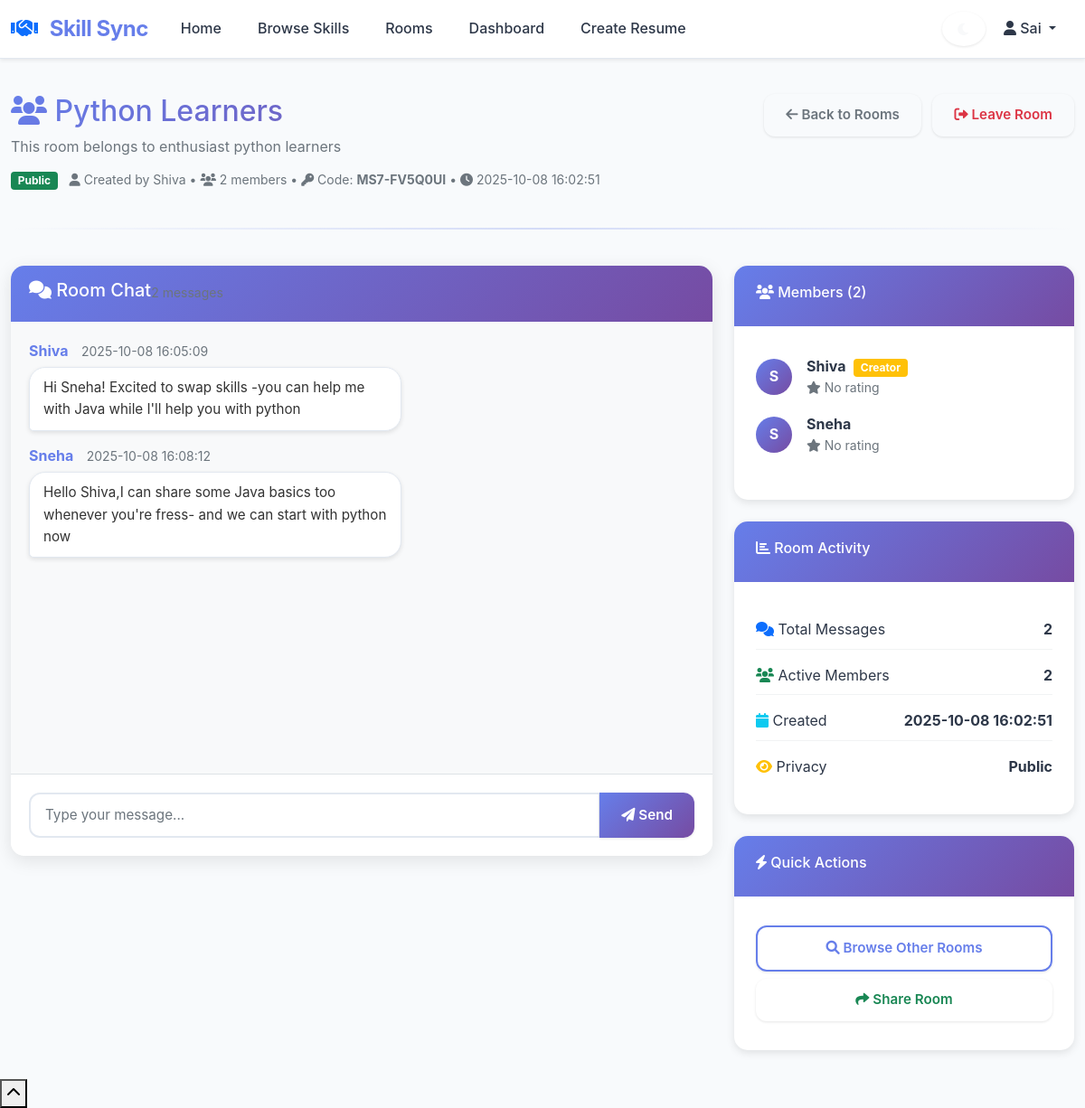
Page /room/1 (signed in) on the committed database.
### tables this page shows
CREATE TABLE rooms (
            id INTEGER PRIMARY KEY AUTOINCREMENT,
            name TEXT NOT NULL,
            description TEXT,
            creator_id INTEGER,
            is_public INTEGER DEFAULT 1,
            room_code TEXT UNIQUE NOT NULL,
            created_at TIMESTAMP DEFAULT CURRENT_TIMESTAMP,
            FOREIGN KEY (creator_id) REFERENCES users (id)
        );

CREATE TABLE users (
            id INTEGER PRIMARY KEY AUTOINCREMENT,
            username TEXT UNIQUE NOT NULL,
            email TEXT UNIQUE NOT NULL,
            password_hash TEXT NOT NULL,
            name TEXT NOT NULL,
            location TEXT,
            profile_photo TEXT,
            is_public INTEGER DEFAULT 1,
            availability TEXT,
            is_admin INTEGER DEFAULT 0,
            is_banned INTEGER DEFAULT 0,
            created_at TIMESTAMP DEFAULT CURRENT_TIMESTAMP
        );

CREATE TABLE room_messages (
            id INTEGER PRIMARY KEY AUTOINCREMENT,
            room_id INTEGER,
            user_id INTEGER,
            message TEXT NOT NULL,
            created_at TIMESTAMP DEFAULT CURRENT_TIMESTAMP,
            FOREIGN KEY (room_id) REFERENCES rooms (id),
            FOREIGN KEY (user_id) REFERENCES users (id)
        );

CREATE TABLE room_members (
            id INTEGER PRIMARY KEY AUTOINCREMENT,
            room_id INTEGER,
            user_id INTEGER,
            joined_at TIMESTAMP DEFAULT CURRENT_TIMESTAMP,
            FOREIGN KEY (room_id) REFERENCES rooms (id),
            FOREIGN KEY (user_id) REFERENCES users (id),
            UNIQUE(room_id, user_id)
        );

### app.py (the view)
@app.route('/room/<int:room_id>')
def room_detail(room_id):
    if 'user_id' not in session:
        return redirect(url_for('login'))
    conn = get_db_connection()
    room = conn.execute('''
        SELECT r.*, u.name as creator_name,
               (SELECT COUNT(*) FROM room_members WHERE room_id = r.id) as member_count
        FROM rooms r
        JOIN users u ON r.creator_id = u.id
        WHERE r.id = ?
    ''', (room_id,)).fetchone()
    if not room:
        flash('Room not found!')
        conn.close()
        return redirect(url_for('rooms'))
    is_member = conn.execute('''
        SELECT id FROM room_members WHERE room_id = ? AND user_id = ?
    ''', (room_id, session['user_id'])).fetchone()
    if not is_member and not room['is_public']:
        flash('Access denied to this private room!')
        conn.close()
        return redirect(url_for('rooms'))
    messages = conn.execute('''
        SELECT rm.*, u.name, u.profile_photo
        FROM room_messages rm
        JOIN users u ON rm.user_id = u.id
        WHERE rm.room_id = ?
        ORDER BY rm.created_at ASC
    ''', (room_id,)).fetchall()
    members = conn.execute('''
        SELECT u.id, u.name, u.username, u.profile_photo, rm.joined_at,
               (SELECT AVG(rating) FROM ratings WHERE rated_id = u.id) as rating
        FROM room_members rm
        JOIN users u ON rm.user_id = u.id
        WHERE rm.room_id = ?
        ORDER BY rm.joined_at ASC
    ''', (room_id,)).fetchall()
    conn.close()
    return render_template('room_detail.html', room=room, messages=messages,
                         members=members, is_member=is_member)

### app.py (called while the page is built)
def get_db_connection():
    conn = sqlite3.connect('skillswap.db')
    conn.row_factory = sqlite3.Row
    return conn

### templates/room_detail.html (shortened to what this page needs)
{% extends "base.html" %}
{% block content %}
<div class="row">
    <div class="col-md-12">
        <div class="room-header">
            <div class="d-flex justify-content-between align-items-start">
                <div>
                    <h2 class="gradient-text">
                        <i class="fas fa-{{ 'lock' if not room.is_public else 'users' }}"></i>
                        {{ room.name }}
                    </h2>
                    <p class="text-muted mb-2">{{ room.description or 'No description available' }}</p>
                    <div class="room-info">
                        <span class="badge bg-{{ 'success' if room.is_public else 'secondary' }} me-2">
                            {{ 'Public' if room.is_public else 'Private' }}
                        </span>                    <small class="text-muted">
                        <i class="fas fa-user"></i> Created by {{ room.creator_name }} •
                        <i class="fas fa-users"></i> {{ room.member_count }} members •
                        <i class="fas fa-key"></i> Code: <strong>{{ room.room_code }}</strong> •
                        <i class="fas fa-clock"></i> {{ room.created_at }}
                    </small>
                    </div>
                </div>
                <div class="room-actions">
                    <a href="{{ url_for('rooms') }}" class="btn btn-outline-secondary">
                        <i class="fas fa-arrow-left"></i> Back to Rooms
                    </a>
                    {% if room.creator_id == session.user_id %}
                        <button class="btn btn-outline-danger ms-2" data-bs-toggle="modal" data-bs-target="#deleteRoomModal">
                            <i class="fas fa-trash"></i> Delete Room
                        </button>
                    {% else %}
                        <a href="{{ url_for('leave_room', room_id=room.id) }}" class="btn btn-outline-danger ms-2"
                           onclick="return confirm('Are you sure you want to leave this room?')">
                            <i class="fas fa-sign-out-alt"></i> Leave Room
                        </a>
                    {% endif %}
                </div>
            </div>
        </div>
        <hr class="stylish-hr">
    </div>
</div>
<div class="row">
    <div class="col-lg-8">
        <div class="chat-container">
            <div class="chat-header">
                <h5><i class="fas fa-comments"></i> Room Chat</h5>
                <small class="text-muted">{{ messages|length }} messages</small>
            </div>
            <div class="chat-messages" id="chatMessages">
                {% if messages %}
                    {% for message in messages %}
                        <div class="message-item {{ 'own-message' if message.user_id == session.user_id else 'other-message' }}">
                            <div class="message-header">
                                <strong class="username">{{ message.name }}</strong>
                                <small class="timestamp">{{ message.created_at }}</small>
                            </div>
                            <div class="message-content">
                                {{ message.message }}
                            </div>
                        </div>
                    {% endfor %}
                {% else %}
                    <div class="empty-chat text-center py-5">
                        <i class="fas fa-comments fa-3x text-muted mb-3"></i>
                        <h5 class="text-muted">No messages yet</h5>
                        <p class="text-muted">Start the conversation and share your knowledge!</p>
                    </div>
                {% endif %}
            </div>
            <div class="chat-input">
                <form action="{{ url_for('send_message', room_id=room.id) }}" method="POST" id="messageForm">
                    <div class="input-group">
                        <input type="text" class="form-control" name="message" id="messageInput"
                               placeholder="Type your message..." required autocomplete="off">
                        <button type="submit" class="btn btn-primary">
                            <i class="fas fa-paper-plane"></i> Send
                        </button>
                    </div>
                </form>
            </div>
        </div>
    </div>
    <div class="col-lg-4">
        <div class="card mb-4 members-card">
            <div class="card-header">
                <h6><i class="fas fa-users"></i> Members ({{ room.member_count }})</h6>
            </div>
            <div class="card-body">
                {% if members %}
                    {% for member in members %}
                        <div class="member-item d-flex align-items-center mb-3">
                            <div class="member-avatar">
                                {% if member.profile_photo %}
                                    <img src="{{ url_for('static', filename='uploads/' + member.profile_photo) }}"
                                         alt="{{ member.username }}" class="rounded-circle">
                                {% else %}
                                    <div class="avatar-placeholder rounded-circle d-flex align-items-center justify-content-center">
                                        {{ member.username[0].upper() }}
                                    </div>
                                {% endif %}
                            </div>
                            <div class="member-info ms-3">
                                <strong>{{ member.username }}</strong>
                                {% if member.id == room.creator_id %}
                                    <span class="badge bg-warning ms-1">Creator</span>
                                {% endif %}
                                <div class="member-stats small text-muted">
                                    <i class="fas fa-star"></i> {{ member.rating|round(1) if member.rating else 'No rating' }}
                                </div>
                            </div>
                        </div>
                    {% endfor %}
                {% else %}
                    <p class="text-muted text-center">No members found</p>
                {% endif %}
            </div>
        </div>
        <div class="card mb-4 stats-card">
            <div class="card-header">
                <h6><i class="fas fa-chart-bar"></i> Room Activity</h6>
            </div>
            <div class="card-body">
                <div class="stat-row d-flex justify-content-between align-items-center mb-2">
                    <span><i class="fas fa-comments text-primary"></i> Total Messages</span>
                    <strong>{{ messages|length }}</strong>
                </div>
                <div class="stat-row d-flex justify-content-between align-items-center mb-2">
                    <span><i class="fas fa-users text-success"></i> Active Members</span>
                    <strong>{{ members|length }}</strong>
                </div>
                <div class="stat-row d-flex justify-content-between align-items-center mb-2">
                    <span><i class="fas fa-calendar text-info"></i> Created</span>
                    <strong>{{ room.created_at }}</strong>
                </div>
                <div class="stat-row d-flex justify-content-between align-items-center">
                    <span><i class="fas fa-eye text-warning"></i> Privacy</span>
                    <strong>{{ 'Public' if room.is_public else 'Private' }}</strong>
                </div>
            </div>
        </div>
        <div class="card quick-actions-card">
            <div class="card-header">
                <h6><i class="fas fa-bolt"></i> Quick Actions</h6>
            </div>
            <div class="card-body">
                <div class="d-grid gap-2">
                    <a href="{{ url_for('rooms') }}" class="btn btn-outline-primary btn-sm">
                        <i class="fas fa-search"></i> Browse Other Rooms
                    </a>
                    <button class="btn btn-outline-success btn-sm" data-bs-toggle="modal" data-bs-target="#shareRoomModal">
                        <i class="fas fa-share"></i> Share Room
                    </button>
                </div>
            </div>
        </div>
    </div>
</div>
{% endblock %}

### static/css/style.css (style rules this page uses)
:root { --primary: #667eea; --primary-dark: #5a67d8; --primary-light: #a5b4fc; --secondary: #764ba2; --accent: #ffd89b; --success: #10b981; --danger: #ef4444; --warning: #f59e0b; --bg-light: #f8fafc; --bg-white: #ffffff; --bg-dark: #1a1a2e; --text-main: #2d3748; --text-muted: #718096; --text-light: #a0aec0; --border-light: #e2e8f0; --shadow-sm: 0 1px 3px rgba(0, 0, 0, 0.1); --shadow-md: 0 4px 12px rgba(0, 0, 0, 0.1); --shadow-lg: 0 10px 25px rgba(0, 0, 0, 0.15); --radius-sm: 8px; --radius-md: 12px; --radius-lg: 20px; }
body { font-family: 'Inter', 'Segoe UI', -apple-system, BlinkMacSystemFont, sans-serif; background: var(--bg-light); color: var(--text-main); min-height: 100vh; padding-top: 80px; font-size: 1rem; line-height: 1.6; -webkit-font-smoothing: antialiased; -moz-osx-font-smoothing: grayscale; }
.card { border: 1px solid var(--border-light); border-radius: var(--radius-lg); box-shadow: var(--shadow-md); background: var(--bg-white); margin-bottom: 2rem; transition: all 0.3s ease; overflow: hidden; }
.card-header { background: linear-gradient(135deg, var(--primary) 0%, var(--secondary) 100%); color: white; font-weight: 600; border-bottom: none; border-radius: var(--radius-lg) var(--radius-lg) 0 0; font-size: 1.1rem; padding: 1.25rem 1.5rem; }
.card-body { padding: 2rem 1.5rem; }
.btn { border-radius: var(--radius-md); font-weight: 600; padding: 0.75rem 1.5rem; font-size: 0.95rem; transition: all 0.3s ease; box-shadow: var(--shadow-sm); border: none; position: relative; overflow: hidden; }
.btn::before { content: ''; position: absolute; top: 0; left: -100%; width: 100%; height: 100%; background: linear-gradient(90deg, transparent, rgba(255, 255, 255, 0.2), transparent); transition: left 0.5s; }
.btn-primary { background: linear-gradient(135deg, var(--primary) 0%, var(--secondary) 100%); color: white; }
.btn-outline-primary { border: 2px solid var(--primary); color: var(--primary); background: transparent; }
.form-control, .form-select { border-radius: var(--radius-md); border: 2px solid var(--border-light); box-shadow: none; transition: all 0.2s ease; padding: 0.75rem 1rem; font-size: 0.95rem; background: var(--bg-white); }
hr.stylish-hr { border: none; height: 2px; background: linear-gradient(90deg, transparent, var(--primary), transparent); margin: 2.5rem 0; }
.chat-messages { padding: 1.5rem 0; }
.message-item { display: flex; flex-direction: column; margin-bottom: 1.5rem; max-width: 80%; }
.other-message { align-self: flex-start; text-align: left; }
.message-content { display: inline-block; padding: 1rem 1.25rem; border-radius: var(--radius-lg); font-size: 0.95rem; box-shadow: var(--shadow-sm); position: relative; word-break: break-word; max-width: 100%; }
.other-message .message-content { background: var(--bg-white); color: var(--text-main); border: 1px solid var(--border-light); border-bottom-left-radius: var(--radius-sm); }

### rows in the picture
rooms: name "Python Learners", description "This room belongs to enthusiast python learners", is_public "Public", room_code "MS7-FV5Q0UI", created_at "2025-10-08 16:02:51"
users: creator_name "Shiva"
room_messages: name "Shiva", created_at "2025-10-08 16:05:09", message "Hi Sneha! Excited to swap skills -you can help me with Java while I'll help you with python"
room_messages: name "Sneha", created_at "2025-10-08 16:08:12", message "Hello Shiva,I can share some Java basics too whenever you're fress- and we can start with python now"
room_members: username "S", username "Shiva", shows "Creator", rating "No rating"
room_members: username "S", username "Sneha", rating "No rating"

### other values in the picture
{{ session.username }} "Sai"
{{ room.member_count }} "2"
{{ messages|length }} "2"
{{ members|length }} "2"
